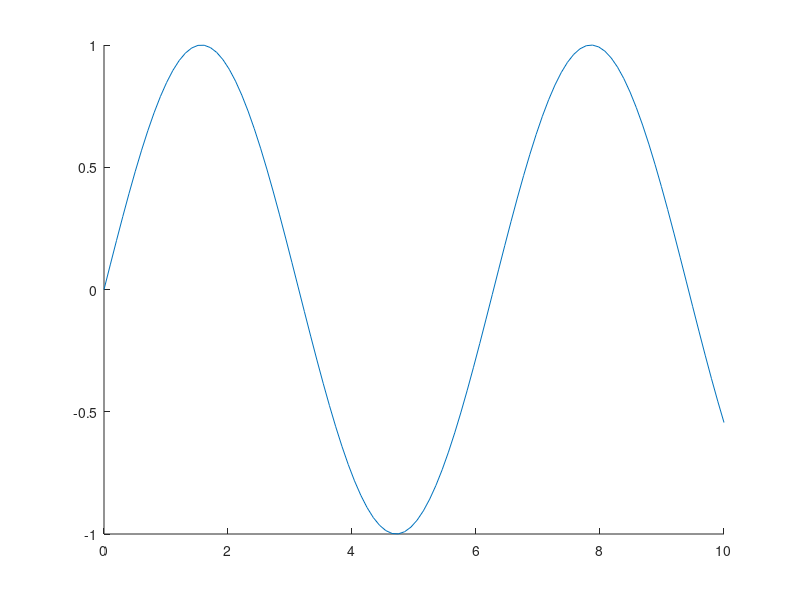

The MATLAB source for this figure: (Note: this script raises an error after producing the figure.)
%=============================================================================
% Copyright (c) 2016-present Allan CORNET (Nelson)
%=============================================================================
% This file is part of Nelson.
%=============================================================================
% LICENCE_BLOCK_BEGIN
% SPDX-License-Identifier: LGPL-3.0-or-later
% LICENCE_BLOCK_END
%=============================================================================
% <--ADV-CLI MODE-->
%=============================================================================
f = figure();
x = linspace(0,10);
y = sin(x);
R = line(x, y);
assert_isequal(R.Type, 'line');
%=============================================================================
P = properties(R);
REF = {'BeingDeleted';
'BusyAction';
'Children';       
'Color';
'CreateFcn';
'DeleteFcn';          
'DisplayName';    
'Interruptible';
'LineStyle';      
'LineWidth';      
'Marker';         
'MarkerEdgeColor';
'MarkerFaceColor';
'MarkerSize';     
'Parent';         
'Tag';            
'Type';           
'UserData';       
'Visible';        
'XData';          
'XDataMode';      
'YData';          
'ZData'};
assert_isequal(P, REF);
%=============================================================================
figure();
t = linspace(0,10*pi,200);
x = sin(t);
y = cos(t);
z = t;
R = line(x, y, z);
view(3)
%=============================================================================
figure();
x = linspace(0,10);
y = sin(x);
line('XData',x,'YData',y)
%=============================================================================
figure();
x = [1 9];
y = [2 12];
line(x,y,'Color','red','LineStyle','--')
%=============================================================================
figure();
x = [3 2];
y = [15 12];
pl = line(x, y);
pl.Color = 'green';
pl.LineStyle = '--';
%=============================================================================
